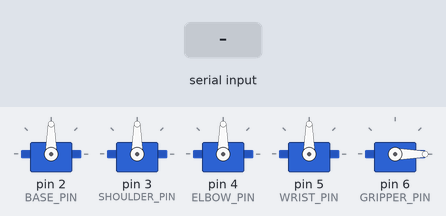
Bench run of a sketch on a simulated Arduino Uno, built with avr-gcc and run on an emulated ATmega328P. On the bench: 5 × servo. The test bench sets the inputs (shaded band).

Above: at 1.2 s.
1.3 s: "b" received over Serial
At 1.6 s:
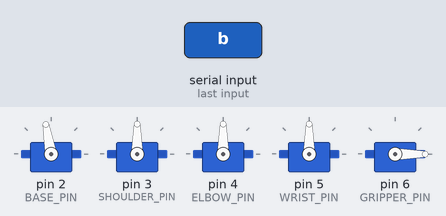
2.8 s: "s" received over Serial
At 4.0 s:
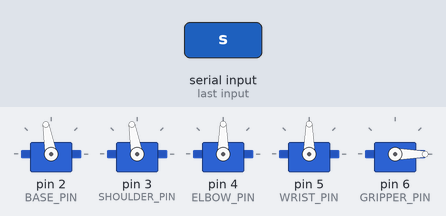
4.3 s: "e" received over Serial
At 5.1 s:
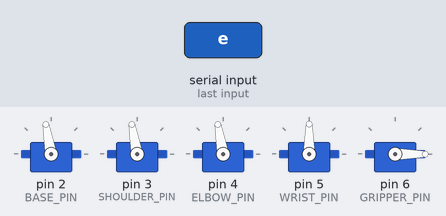
5.8 s: "w" received over Serial
At 6.2 s:
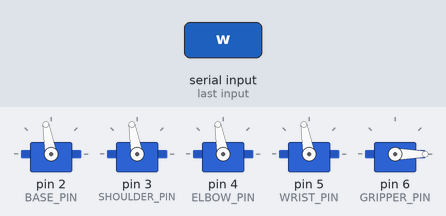
7.3 s: "g" received over Serial
At 8.6 s:
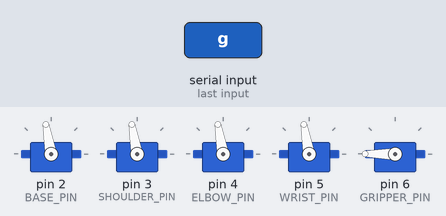
Timing chart, 0 to 9.8 s (numbered marks = the images above; inputs shaded):
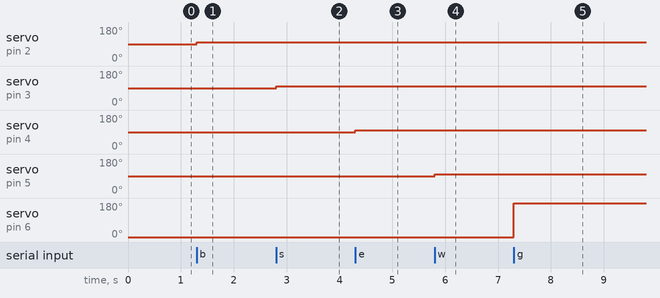

The sketch:

Controlador-Brazo-Robotico-Arduino.ino
```cpp
#include <Servo.h>

// Definir los pines para los servos
#define BASE_PIN 2
#define SHOULDER_PIN 3
#define ELBOW_PIN 4
#define WRIST_PIN 5
#define GRIPPER_PIN 6

// Definir los objetos Servo
Servo base_servo;
Servo shoulder_servo;
Servo elbow_servo;
Servo wrist_servo;
Servo gripper_servo;

// Variables para almacenar el estado actual de los servos
int base_pos = 90;
int shoulder_pos = 90;
int elbow_pos = 90;
int wrist_pos = 90;
int gripper_pos = 0;

void setup() {
  // Inicializar los pines de los servos
  base_servo.attach(BASE_PIN);
  shoulder_servo.attach(SHOULDER_PIN);
  elbow_servo.attach(ELBOW_PIN);
  wrist_servo.attach(WRIST_PIN);
  gripper_servo.attach(GRIPPER_PIN);

  // Inicializar los servos en la posición central
  base_servo.write(base_pos);
  shoulder_servo.write(shoulder_pos);
  elbow_servo.write(elbow_pos);
  wrist_servo.write(wrist_pos);
  gripper_servo.write(gripper_pos);

  // Inicializar la conexión Bluetooth
  Serial.begin(9600);
}

void loop() {
  // Leer los datos de Bluetooth
  if (Serial.available() > 0) {
    char command = Serial.read();

    // Controlar el brazo según el comando recibido
    switch (command) {
      case 'b':
        base_pos = (base_pos + 10) % 180;
        base_servo.write(base_pos);
        break;
      case 's':
        shoulder_pos = (shoulder_pos + 10) % 180;
        shoulder_servo.write(shoulder_pos);
        break;
      case 'e':
        elbow_pos = (elbow_pos + 10) % 180;
        elbow_servo.write(elbow_pos);
        break;
      case 'w':
        wrist_pos = (wrist_pos + 10) % 180;
        wrist_servo.write(wrist_pos);
        break;
      case 'g':
        gripper_pos = (gripper_pos + 1) % 2;
        gripper_servo.write(gripper_pos * 180);
        break;
    }
  }
}
```

Measured:
- after the input at 1.3 s, servo on pin 2 (BASE_PIN): 90° → 100° at once
- after the input at 2.8 s, servo on pin 3 (SHOULDER_PIN): 90° → 100° at once
- after the input at 4.3 s, servo on pin 4 (ELBOW_PIN): 90° → 100° at once
- after the input at 5.8 s, servo on pin 5 (WRIST_PIN): 90° → 100° at once
- after the input at 7.3 s, servo on pin 6 (GRIPPER_PIN): 0° → 180° at once
